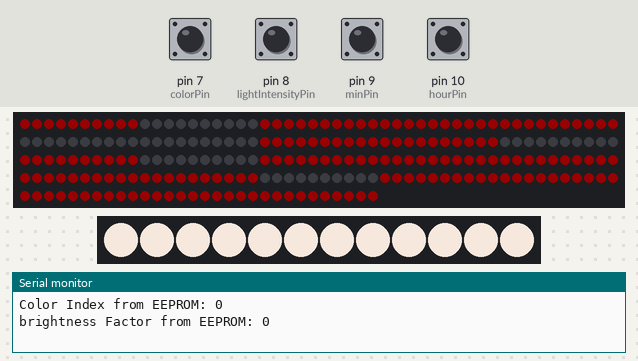
The sketch below on a simulated Arduino Uno, built with avr-gcc and run on an emulated ATmega328P. On the bench: 230 RGB LEDs in strip order, left to right, continuing on the next row, 12 RGB LEDs in strip order, left to right, the last lines printed to the serial monitor. The test bench sets the inputs (shaded band); at power-on: pin 7 (colorPin), pin 8 (lightIntensityPin), pin 9 (minPin), pin 10 (hourPin) HIGH. Dim RGB values are drawn brighter than linear; the local clock reads 2024-03-15 10:24:30 at power-on unless the sketch sets it; random numbers use the default seed unless the sketch sets one; EEPROM starts erased.

Above: at 1.2 s.
1.3 s: pin 7 (colorPin) pulled LOW for 0.15 s
At 2.7 s:
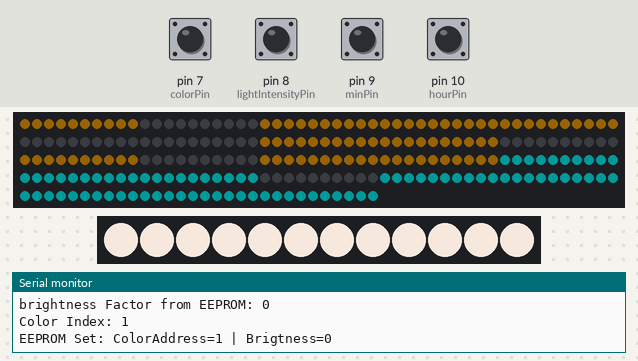
3.0 s: pin 7 (colorPin) pulled LOW for 1 s
At 5.2 s:
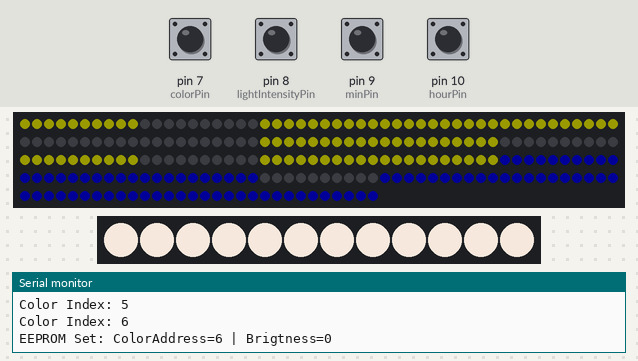
5.6 s: pin 8 (lightIntensityPin) pulled LOW for 0.15 s
7.4 s: pin 9 (minPin) pulled LOW for 0.15 s
9.2 s: pin 10 (hourPin) pulled LOW for 0.15 s
At 10.7 s:
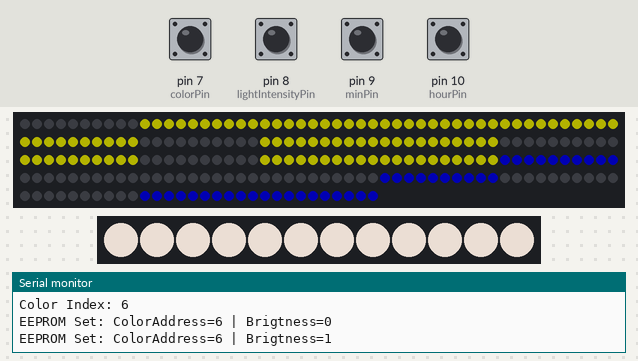
11.0 s: pin 8 (lightIntensityPin) pulled LOW for 1 s
Timing chart, 0 to 14.0 s (numbered marks = the images above; inputs shaded):
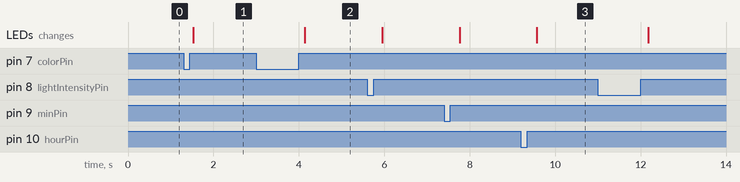

The sketch:

Clock.ino
```cpp
#include <avr/wdt.h>
#include <EEPROM.h>
#include <Adafruit_NeoPixel.h>
#ifdef __AVR__
#endif

#include <DS3231_Simple.h>
DS3231_Simple Clock;

// Create a variable to hold the time data
DateTime MyDateAndTime;

// Which pin on the Arduino is connected to the NeoPixels?
#define LEDCLOCK_PIN        6
#define LEDDOWNLIGHT_PIN    5
#define ledPerSegment       10

// How many NeoPixels are attached to the Arduino?
#define LEDCLOCK_COUNT 230  // This should be = 23 * ledPerSegment
#define LEDDOWNLIGHT_COUNT 12

const byte hourPin = 10,
          minPin = 9,
          colorPin = 7,
          lightIntensityPin = 8;
const short colorChangeInterval = 6000; // 5 * 60 * 1000 / 50 = 5 min at delay(50)
short colorChangeCounter = -1;

//(red * 65536) + (green * 256) + blue ->for 32-bit merged colour value so 16777215 equals white
// or 3 hex byte 00 -> ff for RGB eg 0x123456 for red=12(hex) green=34(hex), and green=56(hex)
// this hex method is the same as html colour codes just with "0x" instead of "#" in front
uint32_t clockMinuteColour ; // pure red
uint32_t clockHourColour ;   // pure green

const short colorCount = 16;
uint32_t colors[colorCount] = {
   0xFF0000   //0   Pure Red
  ,0x00FF00   //1   Pure Green
  ,0x0000FF   //2   Pure Blue
  ,0xFFFFFF   //3   White
  ,0xFFFF00   //4   Yellow
  ,0x00FFFF   //5   Aqua
  ,0xFFA500   //6   Orange
  ,0xFF3A40   //7
  ,0xFF1E76   //8
  ,0xFF00FF   //9
  ,0xFB4A21   //10
  ,0xFCF133   //11
  ,0x69FF46   //12 Neon green
  ,0x3A90E5   //13 Neon Blue
  ,0xFF6731   //14 Orange
  ,0xFFCD00   //15 Yellow
  };
 const byte colorPresetCount = 10;
 byte colorsPreset[colorPresetCount+1][2] = {
      {0,0}
    , {6,5}
    , {0,1}
    , {3,3}
    , {2,3}
    , {1,3}
    , {4,2}
    , {2,4}
    , {5,5}
    , {5,6}
    , {1,0}
  };


// Declare our NeoPixel objects:
Adafruit_NeoPixel stripClock(LEDCLOCK_COUNT, LEDCLOCK_PIN, NEO_GRB + NEO_KHZ800);
Adafruit_NeoPixel stripDownlighter(LEDDOWNLIGHT_COUNT, LEDDOWNLIGHT_PIN, NEO_GRB + NEO_KHZ800);
// Argument 1 = Number of pixels in NeoPixel strip
// Argument 2 = Arduino pin number (most are valid)
// Argument 3 = Pixel type flags, add together as needed:
//   NEO_KHZ800  800 KHz bitstream (most NeoPixel products w/WS2812 LEDs)
//   NEO_KHZ400  400 KHz (classic 'v1' (not v2) FLORA pixels, WS2811 drivers)
//   NEO_GRB     Pixels are wired for GRB bitstream (most NeoPixel products)
//   NEO_RGB     Pixels are wired for RGB bitstream (v1 FLORA pixels, not v2)
//   NEO_RGBW    Pixels are wired for RGBW bitstream (NeoPixel RGBW products)


//Smoothing of the readings from the light sensor so it is not too twitchy
const short numReadings = 12;

short readings[numReadings];      // the readings from the analog input
short readIndex = 0;              // the index of the current reading
long total = 0;                  // the running total
long average = 0;                // the average
short clockFaceBrightness = 0;

short colorAddress = 0,
    lightIntensityAddress = 1;

short colorIndex = 0,
    brightnessFactor;


short memCnt;

int loopCounter = 0;
void setup() {

  // put your setup code here, to run once:

  pinMode(hourPin, INPUT_PULLUP);  //Set hours
  pinMode(minPin, INPUT_PULLUP);  //Set Mins
  pinMode(colorPin, INPUT_PULLUP);  //Set Color
  pinMode(lightIntensityPin, INPUT_PULLUP);  //Set Brightness

  Serial.begin(9600);
  Clock.begin();

  stripClock.begin();           // INITIALIZE NeoPixel stripClock object (REQUIRED)
  stripClock.show();            // Turn OFF all pixels ASAP
  stripClock.setBrightness(220); // Set inital BRIGHTNESS (max = 255)

  stripDownlighter.begin();           // INITIALIZE NeoPixel stripClock object (REQUIRED)
  stripDownlighter.show();            // Turn OFF all pixels ASAP
  stripDownlighter.setBrightness(120); // Set BRIGHTNESS (max = 255)
  stripDownlighter.fill(0xFFF1E6, 0, LEDDOWNLIGHT_COUNT);
  stripDownlighter.show();


  //smoothing
  // initialize all the readings to 0:
  for (int thisReading = 0; thisReading < numReadings; thisReading++) {
    readings[thisReading] = 0;
  }

  memCnt=-1;
  brightnessFactor = 2;

  //Read EEPROM for color and light intensity value
  colorIndex = EEPROM.read(colorAddress);
  if(colorIndex >= colorPresetCount)
  {
    colorIndex = 0;
  }
  Serial.println("Color Index from EEPROM: " + String(colorIndex));
  setClockColors();

  brightnessFactor = EEPROM.read(lightIntensityAddress);
  if(brightnessFactor > 5)
  {
    brightnessFactor = 0;
  }
  Serial.println("brightness Factor from EEPROM: " + String(brightnessFactor));
  wdt_enable(WDTO_2S);
}

void setClockColors(){
  if(colorChangeCounter == -1){
    clockMinuteColour = colors[colorsPreset[colorIndex][0]];
    clockHourColour   = colors[colorsPreset[colorIndex][1]];

    if(colorIndex == 0){
      colorChangeCounter = 0;
    }
  }
  if(colorChangeCounter < colorChangeInterval){
    colorChangeCounter++;
  }
  else{
    clockHourColour = GetRandomColor();
    clockMinuteColour = GetRandomColor();
    colorChangeCounter = 0;
  }
  //else{
  //  clockMinuteColour = colors[colorsPreset[colorIndex][0]];
  //  clockHourColour   = colors[colorsPreset[colorIndex][1]];
  //}
}

void loop() {
  //read the time
  wdt_reset();
  readTheTime();

  //Set Hours
  if(digitalRead(hourPin) == LOW){
    MyDateAndTime.Hour = MyDateAndTime.Hour + 1;
    if(MyDateAndTime.Hour > 23){
      MyDateAndTime.Hour=0;
    }
    MyDateAndTime.Year = 22;
    Clock.write(MyDateAndTime);
    delay(200);
  }

  //Set Minutes
  if(digitalRead(minPin) == LOW){
    MyDateAndTime.Minute = MyDateAndTime.Minute + 1;
    if(MyDateAndTime.Minute > 59){
      MyDateAndTime.Minute=0;
    }
    MyDateAndTime.Second = 0;
    Clock.write(MyDateAndTime);
    delay(200);
  }

  //Set Color
  if(digitalRead(colorPin) == LOW){
    colorIndex++;
    colorChangeCounter = -1;
    if(colorIndex >= colorPresetCount){
      colorIndex = 0;
    }
    memCnt=0;
    Serial.println("Color Index: " + String(colorIndex));
    delay(200);
  }

  //Set Bightness
  if(digitalRead(lightIntensityPin) == LOW){
    brightnessFactor++;
    if(brightnessFactor > 5){
      brightnessFactor = 0;
    }
    memCnt=0;
    delay(200);
  }
/*
  //Record a reading from the light sensor and add it to the array
  readings[readIndex] = 500; //analogRead(A0); //get an average light level from previouse set of samples
  //Serial.print("Light sensor value added to array = ");
  //Serial.println(readings[readIndex]);
  readIndex = readIndex + 1; // advance to the next position in the array:

  // if we're at the end of the array move the index back around...
  if (readIndex >= numReadings) {
    // ...wrap around to the beginning:
    readIndex = 0;
  }

  //now work out the sum of all the values in the array
  int sumBrightness = 0;
  for (int i=0; i < numReadings; i++)
    {
        sumBrightness += readings[i];
    }
  //Serial.print("Sum of the brightness array = ");
  //Serial.println(sumBrightness);

  // and calculate the average:
  int lightSensorValue = sumBrightness / numReadings;

  //Serial.print("Average light sensor value = ");
  //Serial.println(lightSensorValue);

*/

  if(loopCounter%100==0)
  {
    setClockColors();

    //set the brightness based on ambiant light levels
    //clockFaceBrightness = map(lightSensorValue,50, 1000, 25 + (brightnessFactor * 40) , 10 + (brightnessFactor * 0));
    clockFaceBrightness = map(brightnessFactor,0, 5, 25, 200);
    stripClock.setBrightness(clockFaceBrightness); // Set brightness value of the LEDs
    stripDownlighter.setBrightness(map(clockFaceBrightness, 1, 250, 250, 1)); // Set brightness value of the LEDs
    //Serial.println("Light Sensor value = " + String(lightSensorValue) + " | Brigtness Factor: " + String(brightnessFactor) + " | LED Brightness:"  + String(clockFaceBrightness));

    //display the time on the LEDs
    displayTheTime();
  }

  if(memCnt > 500){
    EEPROM.update(lightIntensityAddress, brightnessFactor);
    EEPROM.update(colorAddress, colorIndex);
    Serial.println("EEPROM Set: ColorAddress=" + String(colorIndex) + " | Brigtness=" + String(brightnessFactor));
    memCnt=-1;
  }
  else if(memCnt != -1){
    memCnt++;
  }

  //delay(5000);   //this 5 second delay to slow things down during testing
  //delay(10);
  loopCounter++;
}

uint32_t GetRandomColor(){
  return colors[random(0, colorCount)];
}

void readTheTime(){
  // Ask the clock for the data.
  MyDateAndTime = Clock.read();

  //String date = String(MyDateAndTime.Year) + "/" + String(MyDateAndTime.Month) + "/" + String(MyDateAndTime.Day);
  //String timeV = String(MyDateAndTime.Hour) + ":" + String(MyDateAndTime.Minute) + ":" + String(MyDateAndTime.Second);
  //Serial.println("DateTime is: " + date + " " + timeV + " | Color Index: " + String(colorIndex));
}


void displayTheTime(){
  stripClock.clear(); //clear the clock face

  int firstMinuteDigit = MyDateAndTime.Minute % 10; //work out the value of the first digit and then display it
  displayNumber(firstMinuteDigit, 0, clockMinuteColour);

  int secondMinuteDigit = floor(MyDateAndTime.Minute / 10); //work out the value for the second digit and then display it
  displayNumber(secondMinuteDigit, ledPerSegment * 7, clockMinuteColour);

  int firstHourDigit = MyDateAndTime.Hour; //work out the value for the third digit and then display it
  if(firstHourDigit == 0) {
    firstHourDigit = 12;
  }
  if (firstHourDigit > 12){
    firstHourDigit = firstHourDigit - 12;
  }

  firstHourDigit = firstHourDigit % 10;
  displayNumber(firstHourDigit, ledPerSegment * 14, clockHourColour);


  int secondHourDigit = MyDateAndTime.Hour; //work out the value for the fourth digit and then display it
  if (secondHourDigit == 0){
    secondHourDigit = 12;
  }
  if (secondHourDigit > 12){
    secondHourDigit = secondHourDigit - 12;
  }
  if (secondHourDigit > 9){
      stripClock.fill(clockHourColour,ledPerSegment * 21, ledPerSegment * 2);
  }
  stripClock.show();

  stripDownlighter.fill(0xFFF1E6, 0, LEDDOWNLIGHT_COUNT);
  stripDownlighter.show();
}


void displayNumber(int digitToDisplay, int offsetBy, uint32_t colourToUse){
    switch (digitToDisplay){
    case 0:
    digitZero(offsetBy,colourToUse, ledPerSegment);
      break;
    case 1:
      digitOne(offsetBy,colourToUse, ledPerSegment);
      break;
    case 2:
    digitTwo(offsetBy,colourToUse, ledPerSegment);
      break;
    case 3:
    digitThree(offsetBy,colourToUse, ledPerSegment);
      break;
    case 4:
    digitFour(offsetBy,colourToUse, ledPerSegment);
      break;
    case 5:
    digitFive(offsetBy,colourToUse, ledPerSegment);
      break;
    case 6:
    digitSix(offsetBy,colourToUse, ledPerSegment);
      break;
    case 7:
    digitSeven(offsetBy,colourToUse, ledPerSegment);
      break;
    case 8:
    digitEight(offsetBy,colourToUse, ledPerSegment);
      break;
    case 9:
    digitNine(offsetBy,colourToUse, ledPerSegment);
      break;
    default:
     break;
  }
}

void digitZero(int offset, uint32_t colour, int ledPerLine){
    stripClock.fill(colour, (0 + offset), ledPerLine * 3);
    stripClock.fill(colour, (ledPerLine * 4 + offset), ledPerLine * 3);
}

void digitOne(int offset, uint32_t colour, int ledPerLine){
    stripClock.fill(colour,  offset, ledPerLine);
    stripClock.fill(colour, (ledPerLine * 4 + offset), ledPerLine);
}

void digitTwo(int offset, uint32_t colour, int ledPerLine){
    stripClock.fill(colour, (0 + offset), ledPerLine * 2);
    stripClock.fill(colour, (ledPerLine * 3 + offset), ledPerLine);
    stripClock.fill(colour, (ledPerLine * 5 + offset), ledPerLine * 2);
}

void digitThree(int offset, uint32_t colour, int ledPerLine){
    stripClock.fill(colour, offset, ledPerLine * 2);
    stripClock.fill(colour, (ledPerLine* 3 + offset), ledPerLine * 3);
}

void digitFour(int offset, uint32_t colour, int ledPerLine){
    stripClock.fill(colour, offset, ledPerLine);
    stripClock.fill(colour, (ledPerLine * 2 + offset), ledPerLine * 3);
}

void digitFive(int offset, uint32_t colour, int ledPerLine){
    stripClock.fill(colour, (ledPerLine + offset), ledPerLine * 5);
}

void digitSix(int offset, uint32_t colour, int ledPerLine){
    stripClock.fill(colour, (ledPerLine + offset), ledPerLine * 6);
}

void digitSeven(int offset, uint32_t colour, int ledPerLine){
    stripClock.fill(colour, offset, ledPerLine * 2);
    stripClock.fill(colour, (ledPerLine * 4 + offset), ledPerLine);
}

void digitEight(int offset, uint32_t colour, int ledPerLine){
    stripClock.fill(colour, offset, ledPerLine * 7);
}

void digitNine(int offset, uint32_t colour, int ledPerLine){
    stripClock.fill(colour, offset, ledPerLine * 6);
}
```

Measured:
- after the input at 1.3 s, the LEDs: change after 0.22 s (image 1)
- after the input at 3.0 s, the LEDs: change after 1.1 s (image 2)
- after the input at 9.2 s, the LEDs: change after 0.38 s (image 3)
